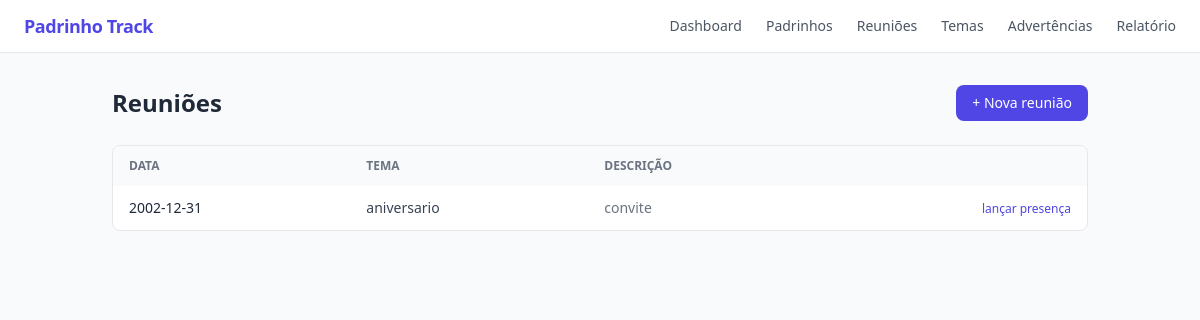
The app's page /reunioes with its own data.
### tables this page shows
CREATE TABLE reunioes (
        id          INTEGER PRIMARY KEY AUTOINCREMENT,
        data        TEXT NOT NULL,
        tema        TEXT,
        descricao   TEXT
    );

### app.py (the view)
@app.route("/reunioes")
def reunioes():
    lista = get_todas_reunioes()
    return render_template("reunioes.html", reunioes=lista)

### app.py (called while the page is built)
@app.before_request
def setup():
    init_db()

### database.py (called while the page is built)
def get_conn():
    conn = sqlite3.connect(DB_PATH)
    conn.row_factory = sqlite3.Row
    conn.execute("PRAGMA foreign_keys = ON")
    return conn

### models.py (called while the page is built)
def get_todas_reunioes():
    conn = get_conn()
    reunioes = conn.execute(
        "SELECT * FROM reunioes ORDER BY data DESC"
    ).fetchall()
    conn.close()
    return reunioes

### templates/reunioes.html (shortened to what this page needs)
{% extends "base.html" %}
{% block content %}
<div class="flex items-center justify-between mb-6">
  <h1 class="text-2xl font-semibold text-gray-800">Reuniões</h1>
  <button onclick="document.getElementById('modal-nova').classList.remove('hidden')"
          class="bg-indigo-600 text-white text-sm px-4 py-2 rounded-lg hover:bg-indigo-700 transition">
    + Nova reunião
  </button>
</div>
<div class="bg-white rounded-lg border border-gray-200 overflow-hidden">
  <table class="w-full text-sm">
    <thead class="bg-gray-50 text-gray-500 uppercase text-xs">
      <tr>
        <th class="px-4 py-3 text-left">Data</th>
        <th class="px-4 py-3 text-left">Tema</th>
        <th class="px-4 py-3 text-left">Descrição</th>
        <th class="px-4 py-3"></th>
      </tr>
    </thead>
    <tbody class="divide-y divide-gray-100">
      {% for r in reunioes %}
      <tr class="hover:bg-gray-50 transition">
        <td class="px-4 py-3 font-medium">{{ r["data"] }}</td>
        <td class="px-4 py-3 text-gray-700">{{ r["tema"] or "—" }}</td>
        <td class="px-4 py-3 text-gray-500">{{ r["descricao"] or "—" }}</td>
        <td class="px-4 py-3 text-right">
          <a href="/presencas/{{ r['id'] }}"
             class="text-indigo-600 hover:underline text-xs">lançar presença</a>
        </td>
      </tr>
      {% else %}
      <tr>
        <td colspan="4" class="px-4 py-6 text-center text-gray-400">
          Nenhuma reunião cadastrada ainda.
        </td>
      </tr>
      {% endfor %}
    </tbody>
  </table>
</div>
{% endblock %}

### records on screen
reunioes: data "2002-12-31", tema "aniversario", descricao "convite"
